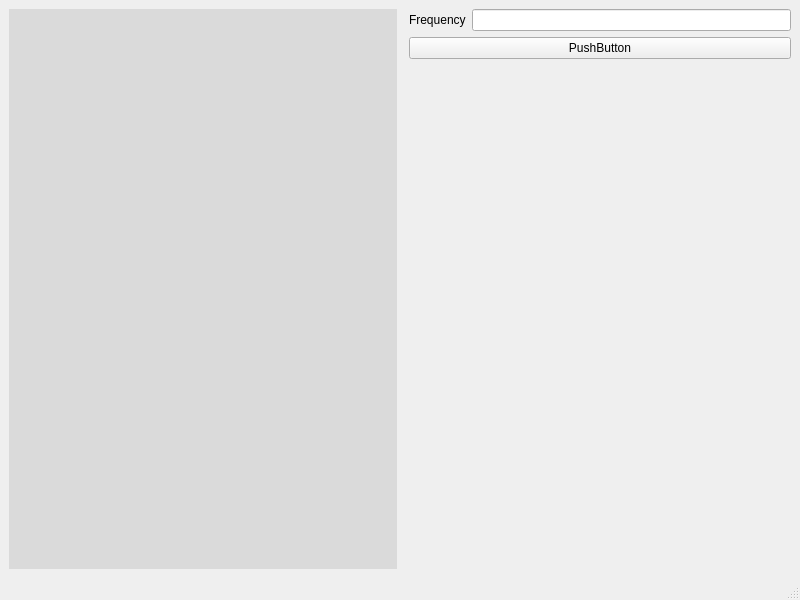
<?xml version="1.0" encoding="UTF-8"?>
<ui version="4.0">
 <class>MainWindow</class>
 <widget class="QMainWindow" name="MainWindow">
  <property name="geometry">
   <rect>
    <x>0</x>
    <y>0</y>
    <width>800</width>
    <height>600</height>
   </rect>
  </property>
  <property name="windowTitle">
   <string>MainWindow</string>
  </property>
  <widget class="QWidget" name="centralwidget">
   <layout class="QHBoxLayout" name="horizontalLayout">
    <item>
     <widget class="QCustomPlot" name="widget" native="true">
      <property name="sizePolicy">
       <sizepolicy hsizetype="Expanding" vsizetype="Preferred">
        <horstretch>0</horstretch>
        <verstretch>0</verstretch>
       </sizepolicy>
      </property>
      <property name="styleSheet">
       <string notr="true">background-color: rgb(218, 218, 218);</string>
      </property>
     </widget>
    </item>
    <item>
     <layout class="QFormLayout" name="formLayout">
      <item row="1" column="1">
       <widget class="QPushButton" name="pushButton">
        <property name="sizePolicy">
         <sizepolicy hsizetype="Minimum" vsizetype="Fixed">
          <horstretch>0</horstretch>
          <verstretch>0</verstretch>
         </sizepolicy>
        </property>
        <property name="text">
         <string>PushButton</string>
        </property>
       </widget>
      </item>
      <item row="0" column="1">
       <layout class="QHBoxLayout" name="horizontalLayout_2">
        <item>
         <widget class="QLabel" name="label">
          <property name="text">
           <string>Frequency</string>
          </property>
         </widget>
        </item>
        <item>
         <widget class="QLineEdit" name="lineEdit"/>
        </item>
       </layout>
      </item>
     </layout>
    </item>
   </layout>
  </widget>
  <widget class="QMenuBar" name="menubar">
   <property name="geometry">
    <rect>
     <x>0</x>
     <y>0</y>
     <width>800</width>
     <height>22</height>
    </rect>
   </property>
  </widget>
  <widget class="QStatusBar" name="statusbar"/>
 </widget>
 <customwidgets>
  <customwidget>
   <class>QCustomPlot</class>
   <extends>QWidget</extends>
   <header>qcustomplot.h</header>
   <container>1</container>
  </customwidget>
 </customwidgets>
 <resources/>
 <connections/>
</ui>
